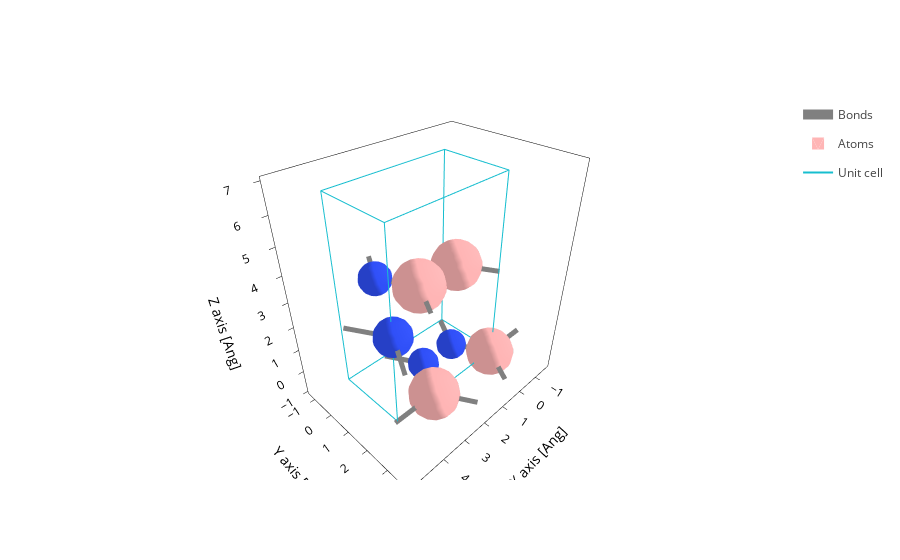

Notebook cell for this chart:
### Code cell
i = 20
path = paths_sus[i]

file = sisl.get_sile(path / "aiida.fdf")
geom = file.read_geometry()
file.plot.geometry(axes="xyz").show()

### Figure 1 — Plotly figure (JSON) as saved in the notebook; plotly's stock layout.template omitted (floating-point values rounded to 4 significant figures; data arrays with more than 128 entries replaced by an {"elided": "..."} marker saying what was removed)
{"data": [{"line": {"color": "gray", "width": 10}, "meta": {}, "mode": "lines", "name": "Bonds", "opacity": 1, "type": "scatter3d", "x": {"elided": "336 float values"}, "y": {"elided": "336 float values"}, "z": {"elided": "336 float values"}}, {"alphahull": 0, "color": "#FFB5B5", "hovertemplate": "%{meta.position}", "legendgroup": "Atoms", "meta": {"meta": {"Atoms_i": 0}, "position": "(0.09, 2.53, 0.00)"}, "name": "Atoms", "opacity": 1, "showlegend": true, "showscale": false, "type": "mesh3d", "x": {"elided": "225 float values"}, "y": {"elided": "225 float values"}, "z": {"elided": "225 float values"}}, {"alphahull": 0, "color": "#3050F8", "hovertemplate": "%{meta.position}", "legendgroup": "Atoms", "meta": {"meta": {"Atoms_i": 1}, "position": "(0.81, 1.27, 0.00)"}, "name": "Atoms", "opacity": 1, "showlegend": false, "showscale": false, "type": "mesh3d", "x": {"elided": "225 float values"}, "y": {"elided": "225 float values"}, "z": {"elided": "225 float values"}}, {"alphahull": 0, "color": "#FFB5B5", "hovertemplate": "%{meta.position}", "legendgroup": "Atoms", "meta": {"meta": {"Atoms_i": 2}, "position": "(2.98, 2.53, 0.00)"}, "name": "Atoms", "opacity": 1, "showlegend": false, "showscale": false, "type": "mesh3d", "x": {"elided": "225 float values"}, "y": {"elided": "225 float values"}, "z": {"elided": "225 float values"}}, {"alphahull": 0, "color": "#3050F8", "hovertemplate": "%{meta.position}", "legendgroup": "Atoms", "meta": {"meta": {"Atoms_i": 3}, "position": "(2.26, 1.27, 0.00)"}, "name": "Atoms", "opacity": 1, "showlegend": false, "showscale": false, "type": "mesh3d", "x": {"elided": "225 float values"}, "y": {"elided": "225 float values"}, "z": {"elided": "225 float values"}}, {"alphahull": 0, "color": "#3050F8", "hovertemplate": "%{meta.position}", "legendgroup": "Atoms", "meta": {"meta": {"Atoms_i": 4}, "position": "(4.56, 2.53, 3.44)"}, "name": "Atoms", "opacity": 1, "showlegend": false, "showscale": false, "type": "mesh3d", "x": {"elided": "225 float values"}, "y": {"elided": "225 float values"}, "z": {"elided": "225 float values"}}, {"alphahull": 0, "color": "#FFB5B5", "hovertemplate": "%{meta.position}", "legendgroup": "Atoms", "meta": {"meta": {"Atoms_i": 5}, "position": "(0.69, 1.28, 3.45)"}, "name": "Atoms", "opacity": 1, "showlegend": false, "showscale": false, "type": "mesh3d", "x": {"elided": "225 float values"}, "y": {"elided": "225 float values"}, "z": {"elided": "225 float values"}}, {"alphahull": 0, "color": "#3050F8", "hovertemplate": "%{meta.position}", "legendgroup": "Atoms", "meta": {"meta": {"Atoms_i": 6}, "position": "(3.13, 0.00, 3.45)"}, "name": "Atoms", "opacity": 1, "showlegend": false, "showscale": false, "type": "mesh3d", "x": {"elided": "225 float values"}, "y": {"elided": "225 float values"}, "z": {"elided": "225 float values"}}, {"alphahull": 0, "color": "#FFB5B5", "hovertemplate": "%{meta.position}", "legendgroup": "Atoms", "meta": {"meta": {"Atoms_i": 7}, "position": "(2.39, 1.27, 3.44)"}, "name": "Atoms", "opacity": 1, "showlegend": false, "showscale": false, "type": "mesh3d", "x": {"elided": "225 float values"}, "y": {"elided": "225 float values"}, "z": {"elided": "225 float values"}}, {"meta": {}, "mode": "lines", "name": "Unit cell", "type": "scatter3d", "x": [0.0, 0.0, 4.605, 4.605, 0.0, 0.0, NaN, 0.0, 0.0, 0.0, 4.605, 4.605, 0.0, NaN, 4.605, 4.605, NaN, 4.605, 4.605], "y": [0.0, 2.527, 2.527, 2.527, 2.527, 2.527, NaN, 2.527, 0.0, 0.0, 0.0, 0.0, 0.0, NaN, 2.527, 0.0, NaN, 2.527, 0.0], "z": [0.0, 0.0, 0.0, 6.876, 6.876, 0.0, NaN, 6.876, 6.876, 0.0, 0.0, 6.876, 6.876, NaN, 0.0, 0.0, NaN, 6.876, 6.876]}], "layout": {"scene": {"aspectmode": "data", "xaxis": {"title": {"text": "X axis [Ang]"}}, "yaxis": {"title": {"text": "Y axis [Ang]"}}, "zaxis": {"title": {"text": "Z axis [Ang]"}}}, "xaxis": {"scaleanchor": "y", "scaleratio": 1, "title": {"text": "X axis [Ang]"}}, "yaxis": {"title": {"text": "Y axis [Ang]"}}}}
